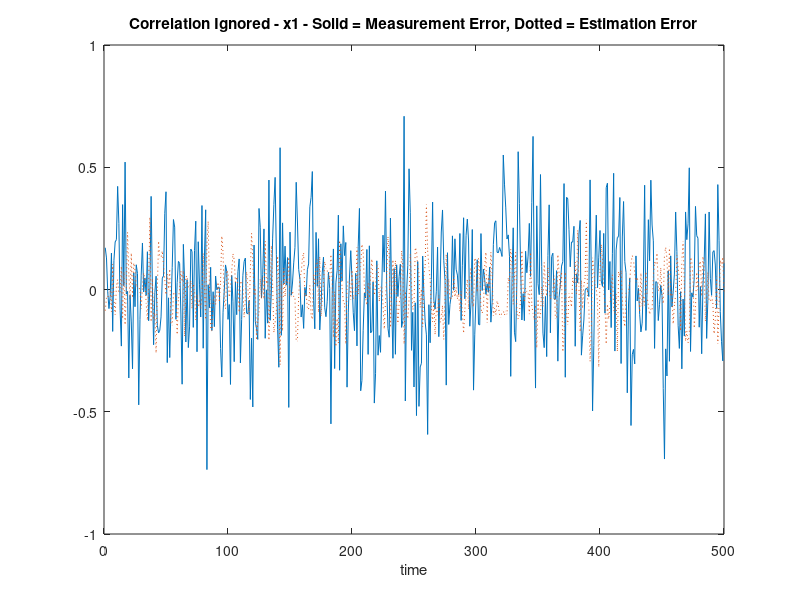
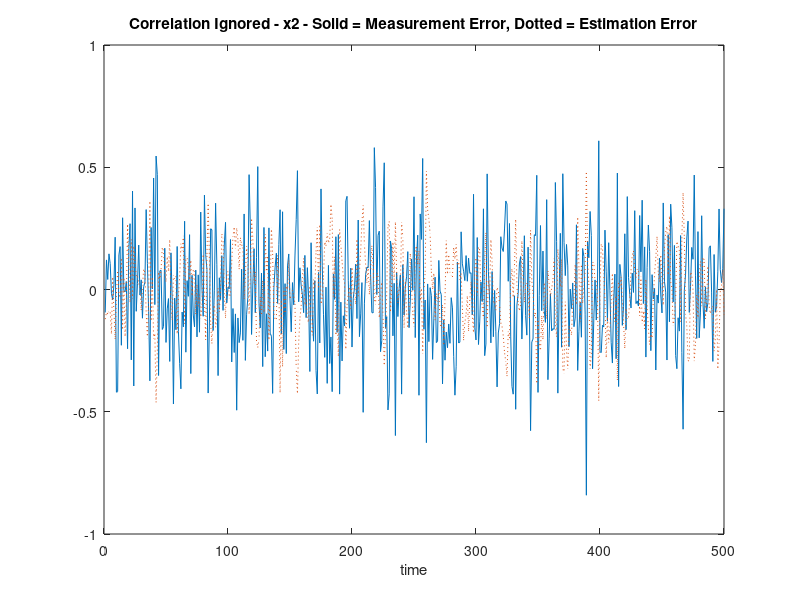

Write MATLAB code to recreate these figures, in order.
function Colored(flag, corr)

% Optimal State Estimation, by Dan Simon
%
% Kalman filter simulation with colored (time correlated) measurement noise.
% INPUTS:
%    flag = 0 means ignore the time correlation of the measurement noise
%           1 means augment the system state
%           2 means use the Bryson/Henrikson approach
%    corr = magnitude of measurement noise correlation <= 1

if ~exist('flag', 'var')
    flag = 0;
end
if ~exist('corr', 'var')
    corr = 0;
end

kf = 500; % Number of time steps in simulation
phi = [0.7 -0.15; 0.03 0.79];
H = [1 0; 0 1];
psi = [corr 0; 0 corr];
L = [0.15; 0.21];
Q = L * [1] * L'; %#ok<NBRAK>
Qv = [0.05 0; 0 0.05];

phi1 = [phi zeros(2,2); zeros(2,2) psi];
Q1 = [Q zeros(2,2); zeros(2,2) Qv];
R1 = zeros(2,2);
H1 = [H eye(2,2)];

if (flag == 0)
   n = 2; % number of states
   R = Qv;
   sTitle = 'Correlation Ignored';
elseif (flag == 1)
   n = 4; % number of states
   sTitle = 'Augmented State';
elseif (flag == 2)
   n = 2; % number of states
   R = H * Q * H' + Qv;
   M = Q * H';
   D = H * phi - psi * H;
   sTitle = 'Bryson and Henrikson';
else
   disp('illegal input argument');
end

% Assume xhat(0) = x(0) = 0.
x = zeros(4,1); xhatplus = zeros(n,1); xhatminus = zeros(n,1);
z = zeros(2,1);
% Assume P(0) = 0.
Pplus = zeros(n,n); Pminus = zeros(n,n);

xArray = []; xhatArray = []; KArray = []; PArray = []; zArray = [];

rng(0); % initialize random number generator
for k = 1 : kf
   % Simulate the system
   StateNoise = randn;
   n(1,1) = L(1,1) * StateNoise;
   n(2,1) = L(2,1) * StateNoise;
   n(3,1) = sqrt(Qv(1,1)) * randn;
   n(4,1) = sqrt(Qv(2,2)) * randn;
   x = phi1 * x + n;
   zold = z;
   z = H1 * x;
   % Run the Kalman filter
   if (flag == 0)
       % Ignore the time correlation
      Pminus = phi * Pplus * phi' + Q;
      K = (Pminus * H') / (H * Pminus * H' + R);
      xhatminus = phi * xhatplus;
      xhatplus = xhatminus + K * (z - H * xhatminus);
      Pplus = Pminus - K * H * Pminus;
   elseif (flag == 1)
       % Use the augmented state approach
      Pminus = phi1 * Pplus * phi1' + Q1;
      K = (Pminus * H1') / (H1 * Pminus * H1' + R1);
      xhatminus = phi1 * xhatplus;
      xhatplus = xhatminus + K * (z - H1 * xhatminus);
      Pplus = Pminus - K * H1 * Pminus;
   elseif (flag == 2)
       % Use the Bryson/Henrikson approach
      zeta = z - psi * zold;
      C = M / (D * Pminus * D' + R);
      K = Pminus * D' / (D * Pminus * D' + R);
      xhatplus = xhatminus + K * (zeta - D * xhatminus);
      %xhatminus = phi * xhatplus + C * (zeta - D * xhatplus); WRONG
      xhatminus = phi * xhatplus + C * (zeta - D * xhatminus); % Corrected January 10, 2009
      Pplus = (eye(2) - K * D) * Pminus * (eye(2) - K * D)' + K * R * K';
      Pminus = phi * Pplus * phi' + Q - C * M' - phi * K * M' - M * K' * phi';
      xhatplus = xhatminus;
   end
   % Save data for plotting.
   xArray = [xArray x];
   xhatArray = [xhatArray xhatplus];
   KArray = [KArray K];
   PArray = [PArray Pplus];
   zArray = [zArray z];
end

% Plot.
k = 1 : kf;
close all;
figure;
plot(k, zArray(1,:) - xArray(1,:), '-', k, xArray(1,:) - xhatArray(1,:), ':');
title([sTitle,' - x1 - Solid = Measurement Error, Dotted = Estimation Error']);
xlabel('time');

figure;
plot(k, zArray(2,:) - xArray(2,:), '-', k, xArray(2,:) - xhatArray(2,:), ':');
title([sTitle,' - x2 - Solid = Measurement Error, Dotted = Estimation Error']);
xlabel('time');

% Compute estimation error statistics.
err1 = xArray(1,:) - xhatArray(1,:);
err1 = sqrt(norm(err1)^2 / kf);
meas = xArray(1,:) - zArray(1,:);
meas = sqrt(norm(meas)^2 / kf);
disp(['x1 RMS Meas / Est Error Variance = ',num2str(meas),' / ',num2str(err1)]);
err2 = xArray(2,:) - xhatArray(2,:);
err2 = sqrt(norm(err2)^2 / kf);
meas = xArray(1,:) - zArray(1,:);
meas = sqrt(norm(meas)^2 / kf);
disp(['x2 RMS Meas / Est Error Variance = ',num2str(meas),' / ',num2str(err2)]);
disp(['RMS Est Error Variance Sum = ',num2str(err1+err2)]);